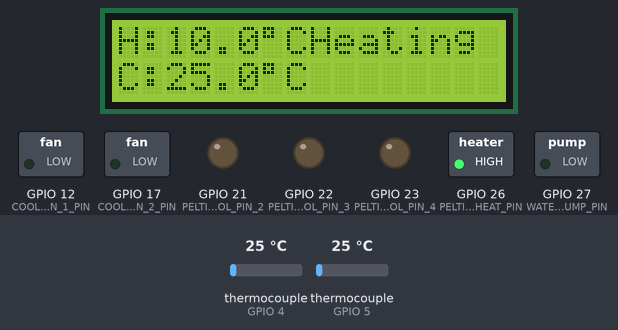
The sketch below on a simulated ESP32. Parts: 16×2 character LCD, switched loads named in the sketch (green lamp = pin HIGH), output pins drawn as LEDs (lit = HIGH). The inputs (shaded band) are chosen by the test bench; at power-on: thermocouple (sensors on GPIO 5, GPIO 4) 25 °C.

Above: at 3.2 s.
3.3 s: thermocouple (sensor on GPIO 5) set to 75 °C
At 4.5 s:
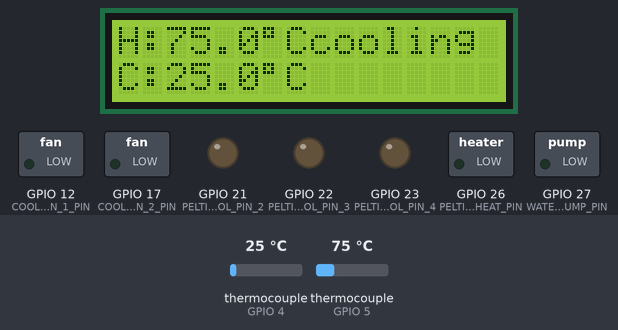
6.0 s: thermocouple (sensor on GPIO 5) set to 150 °C
At 7.5 s:
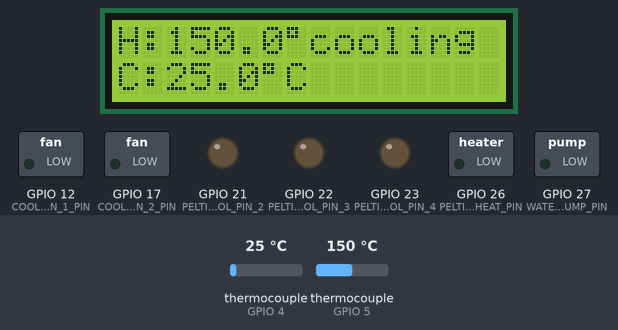
8.7 s: thermocouple (sensor on GPIO 4) set to 6 °C
At 11.1 s:
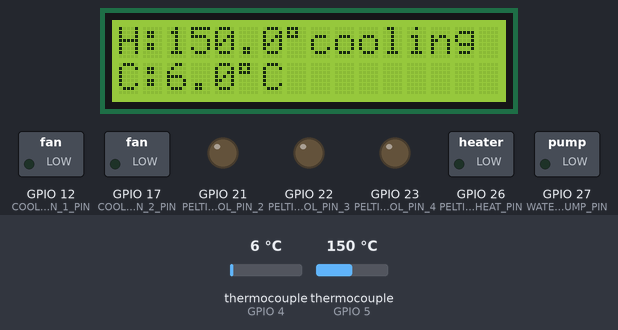
11.7 s: thermocouple (sensor on GPIO 4) set to 75 °C
At 12.9 s:
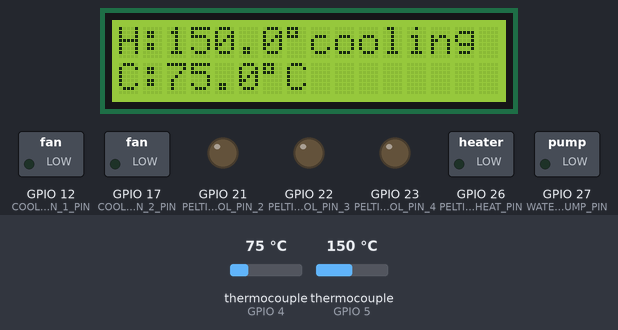
14.4 s: thermocouple (sensor on GPIO 4) set to 150 °C
At 17.6 s:
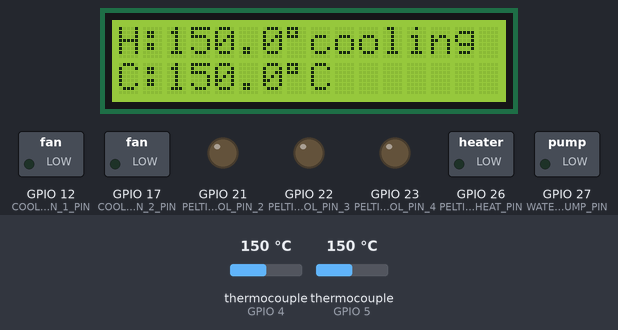
17.9 s: thermocouple (sensor on GPIO 5) set to 6 °C
At 19.6 s:
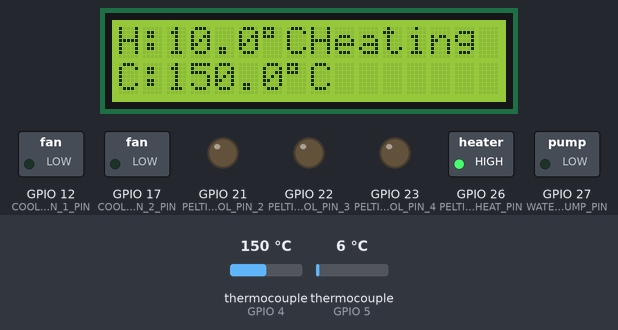
Timing chart, 0 to 21.1 s (numbered marks = the images above; inputs shaded):
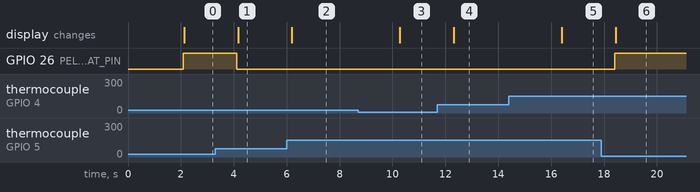

Measured:
- after the input at 3.3 s, GPIO 26 (PELTIER_HEAT_PIN): HIGH → LOW after 0.82 s; the display: changes after 0.86 s (image 1)
- after the input at 6.0 s, the display: changes after 0.20 s (image 2)
- after the input at 8.7 s, the display: changes after 1.6 s (image 3)
- after the input at 11.7 s, the display: changes after 0.62 s (image 4)
- after the input at 14.4 s, the display: changes after 2.0 s (image 5)
- after the input at 17.9 s, GPIO 26 (PELTIER_HEAT_PIN): LOW → HIGH after 0.51 s; the display: changes after 0.55 s (image 6)

The sketch:

project123.ino
```cpp
#include <Wire.h>
#include <LiquidCrystal_I2C.h>
#include "max6675.h"

const int PELTIER_HEAT_PIN = 26;
const int PELTIER_COOL_PIN_2 = 21;
const int PELTIER_COOL_PIN_3 = 22;
const int PELTIER_COOL_PIN_4 = 23;
const int COOLER_FAN_1_PIN = 12;
const int COOLER_FAN_2_PIN = 17;
const int WATER_PUMP_PIN = 27;

const float TARGET_HEAT_TEMP = 50.0;
const float TARGET_COOL_TEMP = 10.0;

const int SCK_PIN = 18;
const int MISO_PIN = 19;
const int CS_HOT_PART = 5;
const int CS_COLD_WATER = 4;

MAX6675 hot_sensor(SCK_PIN, CS_HOT_PART, MISO_PIN);
MAX6675 cold_sensor(SCK_PIN, CS_COLD_WATER, MISO_PIN);

const int LCD_SDA_PIN = 32;
const int LCD_SCL_PIN = 33;
const int LCD_I2C_ADDRESS = 0x27;
const int LCD_COLS = 16;
const int LCD_ROWS = 2;

LiquidCrystal_I2C lcd(LCD_I2C_ADDRESS, LCD_COLS, LCD_ROWS);

float readHotTemperature() {
  float temp = hot_sensor.readCelsius();
  return isnan(temp) ? -99.0 : temp;
}
float readColdTemperature() {
  float temp = cold_sensor.readCelsius();
  return isnan(temp) ? -99.0 : temp;
}

void startCoolingSystem() {
  digitalWrite(PELTIER_COOL_PIN_2, HIGH);
  digitalWrite(PELTIER_COOL_PIN_3, HIGH);
  digitalWrite(PELTIER_COOL_PIN_4, HIGH);
  digitalWrite(COOLER_FAN_1_PIN, HIGH);
  digitalWrite(COOLER_FAN_2_PIN, HIGH);
  digitalWrite(WATER_PUMP_PIN, HIGH);
}

void stopCoolingSystem() {
  digitalWrite(PELTIER_COOL_PIN_2, LOW);
  digitalWrite(PELTIER_COOL_PIN_3, LOW);
  digitalWrite(PELTIER_COOL_PIN_4, LOW);
  digitalWrite(COOLER_FAN_1_PIN, LOW);
  digitalWrite(COOLER_FAN_2_PIN, LOW);
  digitalWrite(WATER_PUMP_PIN, LOW);
}

void updateLCD(float hotTemp, float coldTemp, String status) {
  lcd.setCursor(0, 0);
  lcd.print("H:");
  lcd.print(hotTemp, 1);
  lcd.print((char)223); lcd.print("C ");

  lcd.setCursor(8, 0);
  lcd.print("        ");
  lcd.setCursor(8, 0);
  lcd.print(status);

  lcd.setCursor(0, 1);
  lcd.print("C:");
  lcd.print(coldTemp, 1);
  lcd.print((char)223); lcd.print("C ");
  lcd.print("      ");
}

void setup() {
  Serial.begin(115200);

  pinMode(PELTIER_HEAT_PIN, OUTPUT);
  pinMode(PELTIER_COOL_PIN_2, OUTPUT);
  pinMode(PELTIER_COOL_PIN_3, OUTPUT);
  pinMode(PELTIER_COOL_PIN_4, OUTPUT);
  pinMode(COOLER_FAN_1_PIN, OUTPUT);
  pinMode(COOLER_FAN_2_PIN, OUTPUT);
  pinMode(WATER_PUMP_PIN, OUTPUT);

  int LCD_SDA_PIN = 32;
  int LCD_SCL_PIN = 33;

  lcd.init(); lcd.backlight();
  lcd.print("System Ready...");

  digitalWrite(PELTIER_HEAT_PIN, LOW);
  stopCoolingSystem();

  delay(2000);
  lcd.clear();
}

void loop() {
  float hotTemp = readHotTemperature();
  float coldTemp = readColdTemperature();
  String systemStatus = "Idle";


  if (hotTemp < -50.0) {
    digitalWrite(PELTIER_HEAT_PIN, LOW);
    stopCoolingSystem();
    systemStatus = "Fault";
  } else {

    if (hotTemp <= TARGET_HEAT_TEMP) {
      stopCoolingSystem();
      digitalWrite(PELTIER_HEAT_PIN, HIGH);
      systemStatus = "Heating";
    }
    if (hotTemp >= TARGET_HEAT_TEMP) {
      digitalWrite(PELTIER_HEAT_PIN, LOW);
   void startcoolingSystem();
    systemStatus = "cooling";
    } else if ( hotTemp = 10){
void stopcoolingSystem();
  }

  updateLCD(hotTemp, coldTemp, systemStatus);
  delay(2000);
}}
/*
Serial.print("Name:");
Serial.print(name);
Serial.print("  ");
Serial.print("age:");
Serial.println(age);
*/
```
